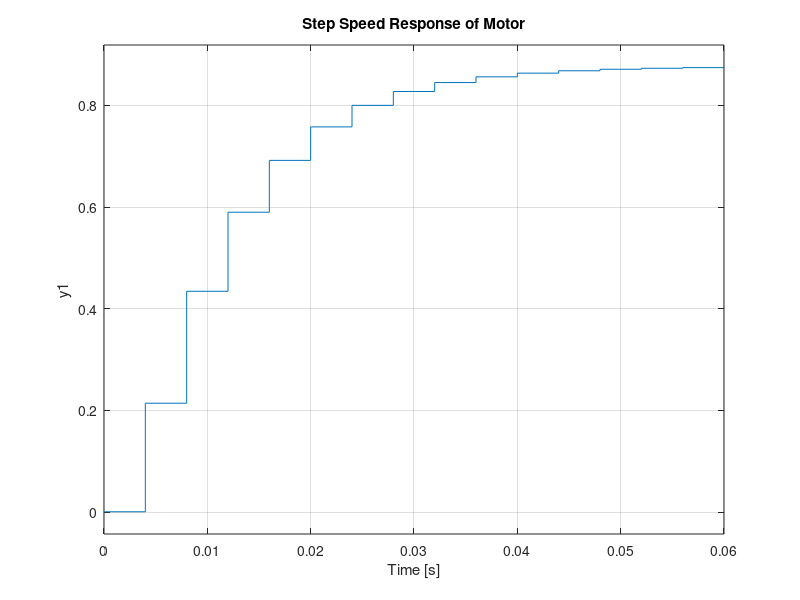
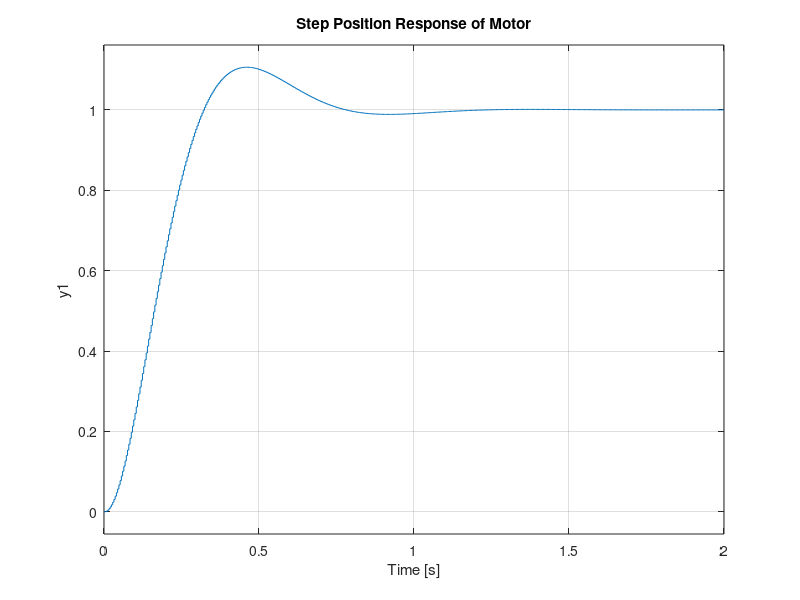

Write the MATLAB code that produced these figures, in order.
clear all; close all; clc;
% Motor Parameters
Va=9; %volts
J = 0.01; %Estimated rotational inertia
b = 0.1; %Estimated rotational friction
K = 0.01; %Estimated Motor Constant
R = .921; %Ohm
L = 590e-6;%Henry
Ts=4e-3; %Seconds (proven through arduino's micros() function)

%Motor transfer function:
s = tf('s');
motor_speed = (K*Va)/((J*s+b)*(L*s+R)+K^2);
motor_position = motor_speed*(1/s)

position=c2d(motor_position,Ts)
speed=c2d(motor_speed,Ts);

%pidtool(plant)
%obtained through PIDtool
Kp=6.5991;
Ki=0.64826;
Kd=0.023425;

Gc=pid(Kp,Ki,Kd,0,Ts);
figure('name','Step Speed Response of Motor');
step(feedback(speed*Gc,1)); title('Step Speed Response of Motor');
figure('name','Step Position Response of Motor');
step(feedback(position*Gc,1)); title('Step Position Response of Motor');